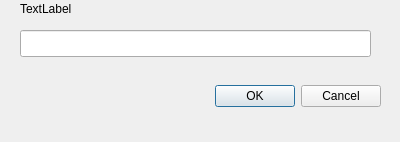
<?xml version="1.0" encoding="UTF-8"?>
<ui version="4.0">
 <class>enterText</class>
 <widget class="QDialog" name="enterText">
  <property name="geometry">
   <rect>
    <x>0</x>
    <y>0</y>
    <width>400</width>
    <height>142</height>
   </rect>
  </property>
  <property name="minimumSize">
   <size>
    <width>400</width>
    <height>142</height>
   </size>
  </property>
  <property name="maximumSize">
   <size>
    <width>400</width>
    <height>142</height>
   </size>
  </property>
  <property name="windowTitle">
   <string>Input text</string>
  </property>
  <widget class="QDialogButtonBox" name="buttonBox">
   <property name="geometry">
    <rect>
     <x>40</x>
     <y>80</y>
     <width>341</width>
     <height>32</height>
    </rect>
   </property>
   <property name="minimumSize">
    <size>
     <width>341</width>
     <height>32</height>
    </size>
   </property>
   <property name="orientation">
    <enum>Qt::Horizontal</enum>
   </property>
   <property name="standardButtons">
    <set>QDialogButtonBox::Cancel|QDialogButtonBox::Ok</set>
   </property>
  </widget>
  <widget class="QLineEdit" name="lineEdit">
   <property name="geometry">
    <rect>
     <x>20</x>
     <y>30</y>
     <width>351</width>
     <height>27</height>
    </rect>
   </property>
  </widget>
  <widget class="QLabel" name="label">
   <property name="geometry">
    <rect>
     <x>20</x>
     <y>0</y>
     <width>351</width>
     <height>17</height>
    </rect>
   </property>
   <property name="text">
    <string>TextLabel</string>
   </property>
  </widget>
 </widget>
 <resources/>
 <connections>
  <connection>
   <sender>buttonBox</sender>
   <signal>accepted()</signal>
   <receiver>enterText</receiver>
   <slot>accept()</slot>
   <hints>
    <hint type="sourcelabel">
     <x>248</x>
     <y>254</y>
    </hint>
    <hint type="destinationlabel">
     <x>157</x>
     <y>274</y>
    </hint>
   </hints>
  </connection>
  <connection>
   <sender>buttonBox</sender>
   <signal>rejected()</signal>
   <receiver>enterText</receiver>
   <slot>reject()</slot>
   <hints>
    <hint type="sourcelabel">
     <x>316</x>
     <y>260</y>
    </hint>
    <hint type="destinationlabel">
     <x>286</x>
     <y>274</y>
    </hint>
   </hints>
  </connection>
 </connections>
</ui>
